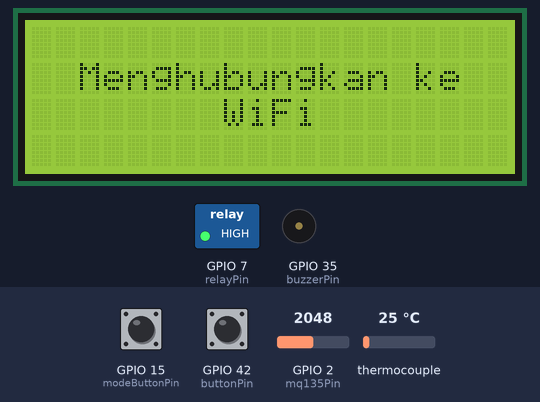
Recording of a sketch running on a simulated ESP32-S3. On the bench: 20×4 character LCD, switched loads named in the sketch (green lamp = pin HIGH), buzzer (waves = sounding). Inputs (shaded band) come from the test bench; at power-on: GPIO 2 (mq135Pin) = 2048, GPIO 42 (buttonPin) HIGH, GPIO 15 (modeButtonPin) HIGH, thermocouple 25 °C. WiFi joins after 1.5 s; servers stay silent unless stated; uploads are accepted with an empty reply; EEPROM starts erased; what the sketch prints to the serial monitor is not drawn.

Above: at 5.1 s.
5.2 s: GPIO 2 (mq135Pin) set to 4031
At 9.2 s:
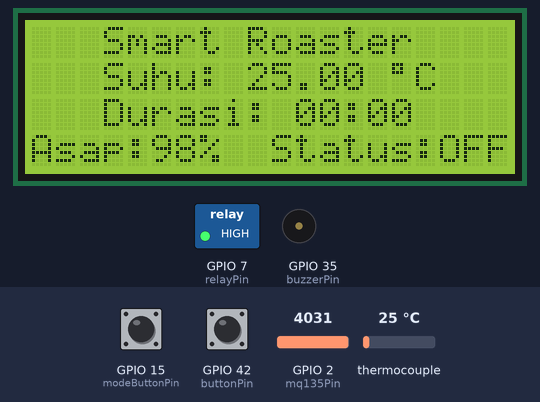
9.5 s: GPIO 2 (mq135Pin) set to 4075
At 11.1 s:
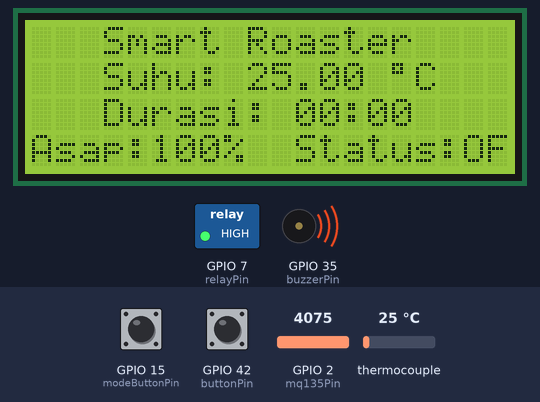
12.7 s: GPIO 42 (buttonPin) pulled LOW for 0.15 s
At 13.03 s:
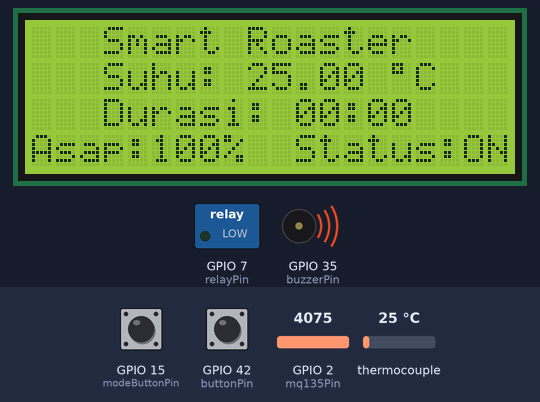
13.4 s: GPIO 15 (modeButtonPin) pulled LOW for 0.15 s
At 15.0 s:
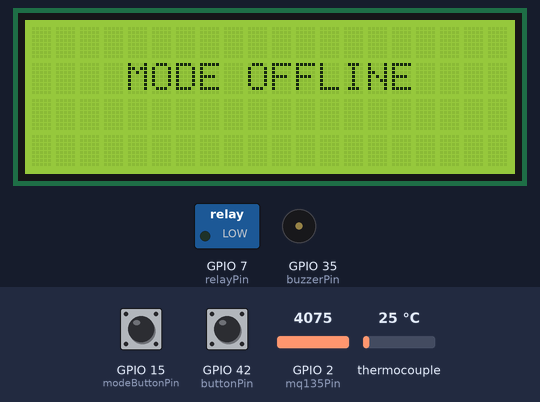
17.0 s: GPIO 15 (modeButtonPin) pulled LOW for 1 s
At 17.8 s:
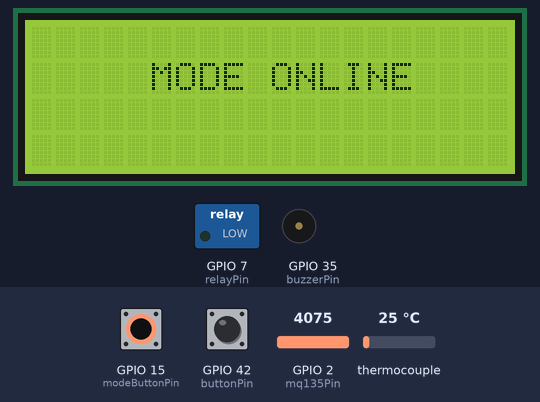
22.2 s: thermocouple set to 6 °C
At 24.1 s:
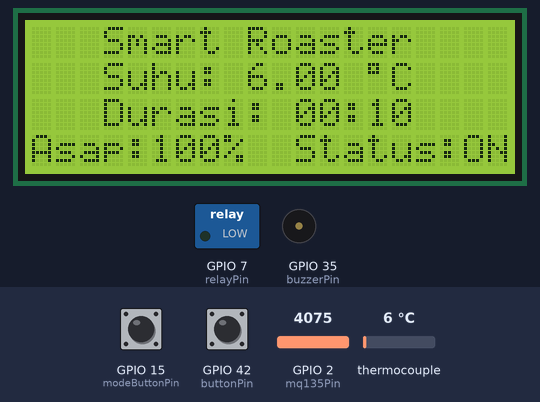
Timing chart, 0 to 25.6 s (numbered marks = the images above; inputs shaded):
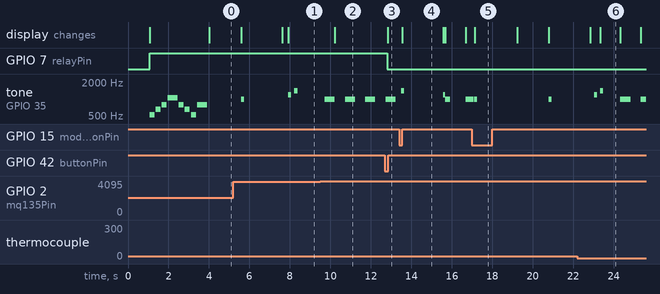

The sketch:

kopisupri.ino
```cpp
#include <WiFi.h>
#include <HTTPClient.h>
#include <max6675.h>
#include <Wire.h>
#include <LiquidCrystal_I2C.h>
#include "freertos/FreeRTOS.h"
#include "freertos/task.h"
#include "freertos/queue.h"
#include "ConfigPortal.h"

ConfigPortal configPortal;
Config config;

// ======================== Konstanta & Objek ========================
#define SDA 4
#define SCL 5

const int thermoSO = 47;
const int thermoCS = 21;
const int thermoSCK = 20;
const int mq135Pin = 2;
const int buttonPin = 42;
const int modeButtonPin = 15;
const int relayPin = 7;
const int buzzerPin = 35;

MAX6675 thermocouple(thermoSCK, thermoCS, thermoSO);
LiquidCrystal_I2C lcd(0x27, 20, 4);

// ======================== Variabel ========================
bool relayState = false;
bool lastButtonState = HIGH;
bool stableButtonState = HIGH;
bool isOnlineMode = true;
bool lastModeButtonState = HIGH;
bool stableModeButtonState = HIGH;
unsigned long lastModeDebounceTime = 0;
const unsigned long modeDebounceDelay = 100;
unsigned long modeChangeDisplayTime = 0;
bool showModeChangeMessage = false;

bool lastRelayState = false;
bool wifiConnecting = false;

int modeOnlineMelody[] = {1000, 1200, 1400};
int modeOfflineMelody[] = {1400, 1200, 1000};
int modeMelodyLength = 3;
int melody[] = {1000, 800, 1000, 800, 1000, 800};
int noteDurations[] = {200, 200, 200, 200, 200, 200};
int noteCount = sizeof(melody) / sizeof(melody[0]);

bool isModeMelodyPlaying = false;
int currentModeNote = 0;
unsigned long modeNoteStartTime = 0;

int currentNote = 0;
bool isPlayingMelody = false;
unsigned long noteStartTime = 0;

unsigned long lastWiFiReconnect = 0;
const unsigned long reconnectInterval = 1000;

unsigned long lastDebounceTime = 0;
const unsigned long debounceDelay = 100;

unsigned long lastUpdateTime = 0;
const unsigned long updateInterval = 1000;

unsigned long lastSyncTime = 0;
const unsigned long syncInterval = 1000; // 1 detik

unsigned long lastManualChangeTime = 0;
const unsigned long manualPriorityDelay = 2000; // 2 detik, tunda sync server

unsigned long relayOnStartTime = 0;
unsigned long relayOnDuration = 0;
bool relayWasOn = false;

const char* urlPostData = "https://smartroaster.kopisupri.com/api/post_data.php";
const char* urlPostStatus = "https://smartroaster.kopisupri.com/api/update_status.php";
const char* urlGetButton = "https://smartroaster.kopisupri.com/api/get_aksi.php";

QueueHandle_t dataQueue;

typedef struct {
  float suhu;
  float asap;
  bool relayStatus;
  char durasi[21];
} SensorData;

// ======================== Nada Buzzer ========================
enum BuzzerMode {
  BUZZER_OFF,
  BUZZER_PERINGATAN,
  BUZZER_TITTIT
};

BuzzerMode currentBuzzerMode = BUZZER_OFF;

unsigned long lastTitTitTime = 0;
const unsigned long titTitInterval = 500; // 500 ms antara tit-tit
bool titTitState = false; // false: mati, true: nyala

#define NOTE_C5 523
#define NOTE_D5 587
#define NOTE_E5 659
#define NOTE_F5 698
#define NOTE_G5 784
#define NOTE_A5 880
#define NOTE_B5 988
#define NOTE_C6 1047

int esKrimMelody[] = {
  NOTE_C5, NOTE_E5, NOTE_G5, NOTE_C6, NOTE_E5, NOTE_G5,
  NOTE_C5, NOTE_E5, NOTE_G5, NOTE_C6
};

int esKrimDurations[] = {
  300, 300, 300, 600, 300, 300,
  300, 300, 300, 600
};

int esKrimLength = sizeof(esKrimMelody) / sizeof(int);

void putarLaguEsKrim() {
  int melody[] = {
    NOTE_C5, NOTE_E5, NOTE_G5, NOTE_C6,
    NOTE_G5, NOTE_E5, NOTE_C5, NOTE_G5
  };

  int durations[] = {
    250, 250, 250, 500,
    250, 250, 250, 500
  };

  int length = sizeof(melody) / sizeof(int);

  for (int i = 0; i < length; i++) {
    tone(buzzerPin, melody[i], durations[i]);
    delay(durations[i] + 50);  // jeda antar nada
  }

  noTone(buzzerPin);
}

void updateBuzzerAsap(unsigned long currentMillis) {
  if (currentBuzzerMode != BUZZER_TITTIT) return;

  if (currentMillis - lastTitTitTime >= titTitInterval) {
    lastTitTitTime = currentMillis;
    titTitState = !titTitState;

    if (titTitState) {
      tone(buzzerPin, 1000);  // bunyi tit
    } else {
      noTone(buzzerPin);      // diam
    }
  }
}

// ======================== Fungsi ========================
void connectToWiFi() {
  if (!isOnlineMode) {
    Serial.println("Lewati koneksi WiFi karena mode offline.");
    wifiConnecting = false;
    return;
  }

  lcd.clear();
  lcdPrintCenter(1, "Menghubungkan ke");
  lcdPrintCenter(2, String(config.ssid));

  WiFi.begin(config.ssid, config.password);
  unsigned long startAttemptTime = millis();
  const unsigned long wifiTimeout = 10000; // 10 detik timeout

  while (WiFi.status() != WL_CONNECTED && millis() - startAttemptTime < wifiTimeout) {
    configPortal.handleClient();
    handleModeToggle(millis());

    // keluar dari loop jika user berpindah ke offline mode
    if (!isOnlineMode) {
      Serial.println("Dibatalkan: Berpindah ke mode offline saat koneksi.");
      WiFi.disconnect(true);
      lcd.clear();
      lcdPrintCenter(0, "Smart Roaster");
      wifiConnecting = false;
      return;
    }

    delay(100);
    Serial.print(".");
  }

  if (WiFi.status() == WL_CONNECTED) {
    Serial.println("\nWiFi Connected");
    lcdPrintCenter(1, "Terhubung Ke");
    lcdPrintCenter(2, String(config.ssid));
    mulaiNadaMode(true);
    delay(2000);
    lcd.clear();
    lcdPrintCenter(0, "Smart Roaster");
  } else {
    // tampilkan pesan gagal hanya jika masih di mode online
    if (isOnlineMode) {
      Serial.println("WiFi gagal terhubung!");
      lcdPrintCenter(1, "WiFi gagal!");
      lcdPrintCenter(2, "Coba Lagi!");
      delay(2000);
      lcd.clear();
    }
  }

  wifiConnecting = false; // Reset flag agar bisa reconnect di loop jika perlu
}

void handleWiFiReconnect(unsigned long currentMillis) {
  if (WiFi.status() != WL_CONNECTED && currentMillis - lastWiFiReconnect >= reconnectInterval) {
    Serial.println("Mencoba koneksi ulang WiFi...");
    connectToWiFi();
    lastWiFiReconnect = currentMillis;
  }
}

void handleModeToggle(unsigned long currentMillis) {
  bool reading = digitalRead(modeButtonPin);

  if (reading != lastModeButtonState) {
    lastModeDebounceTime = currentMillis;
  }

  if ((currentMillis - lastModeDebounceTime) > modeDebounceDelay) {
    if (reading != stableModeButtonState) {
      stableModeButtonState = reading;

      if (stableModeButtonState == LOW) {
        isOnlineMode = !isOnlineMode;

        mulaiNadaMode(isOnlineMode);

        // Tampilkan mode
        lcd.clear();
        lcdPrintCenter(1, isOnlineMode ? "     MODE ONLINE    " : "    MODE OFFLINE   ");
        delay(2000);
        lcd.clear();
        lcdPrintCenter(0, "Smart Roaster");

        if (!isOnlineMode) {
          WiFi.disconnect(true);  // Matikan WiFi saat offline
          wifiConnecting = false;
        } else {
          wifiConnecting = false; // Biar loop nanti sambung lagi
        }
      }
    }
  }

  lastModeButtonState = reading;
}

void initLCD() {
  Wire.begin(SDA, SCL);
  lcd.begin();
  lcd.backlight();
}

void initIO() {
  pinMode(buttonPin, INPUT_PULLUP);
  pinMode(modeButtonPin, INPUT_PULLUP);
  pinMode(relayPin, OUTPUT);
  pinMode(buzzerPin, OUTPUT);
  digitalWrite(relayPin, HIGH);
}

void initSerial() {
  Serial.begin(115200);
  delay(1000);
}

void initConfigPortal() {
  configPortal.begin();
  configPortal.getConfig(config);
  WiFi.mode(WIFI_AP_STA);
  configPortal.startAccessPoint();
}

void initWiFiConnection() {
  connectToWiFi();
}

void enterConfigMode() {
  Serial.println("Masuk mode konfigurasi portal...");
  while (true) {
    configPortal.handleClient();
  }
}

void initQueueAndTasks() {
  dataQueue = xQueueCreate(5, sizeof(SensorData));
  xTaskCreatePinnedToCore(httpSendTask, "HTTP Sender", 4096, NULL, 1, NULL, 1);
}

float bacaSuhu() {
  return thermocouple.readCelsius();
}

float bacaAsapPersen() {
  int asapAnalog = analogRead(mq135Pin);
  Serial.print("Nilai Analog Asap : ");
  Serial.println(asapAnalog);
  return (asapAnalog / 4095.0) * 100.0;
}

void lcdPrintCenter(int row, String text) {
  lcd.setCursor(0, row);
  lcd.print("                    ");
  int padding = (20 - text.length()) / 2;
  if (padding < 0) padding = 0;
  lcd.setCursor(padding, row);
  lcd.print(text);
}

void tampilkanSuhu(float suhu) {
  String teks = "Suhu: " + String(suhu, 2) + " " + (char)223 + "C";
  Serial.print(teks + " | ");
  lcdPrintCenter(1, teks);
}

void tampilkanDurasiRelay(unsigned long durationMs) {
  unsigned long totalDetik = durationMs / 1000;
  unsigned int jam = totalDetik / 3600;
  unsigned int menit = (totalDetik % 3600) / 60;
  unsigned int detik = totalDetik % 60;

  char buffer[21];
  if (jam > 0) sprintf(buffer, "Durasi: %02u:%02u:%02u", jam, menit, detik);
  else sprintf(buffer, "Durasi: %02u:%02u", menit, detik);

  lcdPrintCenter(2, String(buffer));
}

void tampilkanAsapRelay(float asapPersen, bool relayStatus) {
  String asapText = "Asap:" + String(asapPersen, 0) + "%";
  String relayText = "Status:" + String(relayStatus ? "ON" : "OFF");
  String combined = asapText + "  " + relayText;
  if (combined.length() > 20) combined = combined.substring(0, 20);
  Serial.println(combined);
  lcd.setCursor(0, 3);
  lcd.print("                    ");
  lcd.setCursor(0, 3);
  lcd.print(combined);
}

void mulaiNadaPeringatan() {
  if (!isPlayingMelody) {
    isPlayingMelody = true;
    currentNote = 0;
    noteStartTime = millis();
    tone(buzzerPin, melody[currentNote], noteDurations[currentNote]);
  }
}

void updateBuzzer() {
  unsigned long currentMillis = millis();

  if (isPlayingMelody) {
    if (currentMillis - noteStartTime >= noteDurations[currentNote]) {
      currentNote++;
      if (currentNote < noteCount) {
        tone(buzzerPin, melody[currentNote], noteDurations[currentNote]);
        noteStartTime = currentMillis;
      } else {
        noTone(buzzerPin);
        isPlayingMelody = false;
      }
    }
  } else if (currentBuzzerMode == BUZZER_PERINGATAN) {
    // Jika selesai tapi masih dalam mode peringatan, mulai ulang
    mulaiNadaPeringatan();
  }
}

void mulaiNadaMode(bool online) {
  isModeMelodyPlaying = true;
  currentModeNote = 0;
  modeNoteStartTime = millis();

  int freq = online ? modeOnlineMelody[currentModeNote] : modeOfflineMelody[currentModeNote];
  tone(buzzerPin, freq, 150);
}

void updateModeBuzzer() {
  if (isModeMelodyPlaying) {
    unsigned long currentMillis = millis();
    if (currentMillis - modeNoteStartTime >= 200) { // jeda antar nada
      currentModeNote++;
      if (currentModeNote < modeMelodyLength) {
        int freq = isOnlineMode ? modeOnlineMelody[currentModeNote] : modeOfflineMelody[currentModeNote];
        tone(buzzerPin, freq, 150);
        modeNoteStartTime = currentMillis;
      } else {
        noTone(buzzerPin);
        isModeMelodyPlaying = false;
      }
    }
  }
}

void handleDataUpdateAndSend(unsigned long currentMillis) {
  if (currentMillis - lastUpdateTime >= updateInterval) {
    lastUpdateTime = currentMillis;

    float suhu = bacaSuhu();
    float asapPersen = bacaAsapPersen();
    tampilkanSuhu(suhu);

    unsigned long durasiMs = relayState ? (currentMillis - relayOnStartTime) : relayOnDuration;
    tampilkanDurasiRelay(durasiMs);
    tampilkanAsapRelay(asapPersen, relayState);

    bool suhuTinggi = suhu >= config.suhuThreshold;
    bool asapTinggi = asapPersen >= config.asapThreshold;

    if (asapTinggi) {
      if (currentBuzzerMode != BUZZER_TITTIT) {
        Serial.println("Asap tinggi! Buzzer aktif.");
        currentBuzzerMode = BUZZER_TITTIT;
        titTitState = false;
        lastTitTitTime = millis();
        noTone(buzzerPin); // pastikan mati sebelum mulai tit tit
      }
    } else if (suhuTinggi) {
      if (currentBuzzerMode != BUZZER_PERINGATAN) {
        Serial.println("Suhu tinggi! Buzzer aktif.");
        currentBuzzerMode = BUZZER_PERINGATAN;
        mulaiNadaPeringatan();
      }
    } else {
      if (currentBuzzerMode != BUZZER_OFF) {
        Serial.println("Suhu & Asap normal. Buzzer mati.");
        currentBuzzerMode = BUZZER_OFF;
        noTone(buzzerPin);
        isPlayingMelody = false;
      }
    }

    char durasiBuffer[21];
    formatDurasi(durasiMs, durasiBuffer);

    SensorData periodicData;
    periodicData.suhu = suhu;
    periodicData.asap = asapPersen;
    periodicData.relayStatus = relayState;
    strcpy(periodicData.durasi, durasiBuffer);
    xQueueSend(dataQueue, &periodicData, 0);
  }
}

void formatDurasi(unsigned long durasiMs, char* buffer) {
  unsigned long totalDetik = durasiMs / 1000;
  unsigned int jam = totalDetik / 3600;
  unsigned int menit = (totalDetik % 3600) / 60;
  unsigned int detik = totalDetik % 60;

  if (jam > 0)
    sprintf(buffer, "%02u:%02u:%02u", jam, menit, detik);
  else
    sprintf(buffer, "%02u:%02u", menit, detik);
}

void httpSendTask(void *parameter) {
  SensorData data;
  for (;;) {
    if (xQueueReceive(dataQueue, &data, portMAX_DELAY)) {
      if (!isOnlineMode || WiFi.status() != WL_CONNECTED) {
        Serial.println("MODE OFFLINE: Data tidak dikirim.");
        continue;
      }

      HTTPClient http;
      http.begin(urlPostData);
      http.addHeader("Content-Type", "application/x-www-form-urlencoded");
      String postData = "suhu=" + String(data.suhu, 2) +
                        "&durasi=" + String(data.durasi) +
                        "&asap=" + String(data.asap, 0);
      int httpResponseCode = http.POST(postData);
      if (httpResponseCode > 0) Serial.println("HTTP Response code: " + String(httpResponseCode));
      else Serial.println("Error sending POST: " + String(httpResponseCode));
      http.end();
    }
  }
}

void syncRelayFromServer() {
  if (WiFi.status() != WL_CONNECTED) return;

  // TUNDA sync jika baru saja diubah manual
  if (millis() - lastManualChangeTime < manualPriorityDelay) {
    Serial.println("Tunda sync server, prioritas tombol fisik.");
    return;
  }

  HTTPClient http;
  http.begin(urlGetButton);
  int httpResponseCode = http.GET();

  if (httpResponseCode == 200) {
    String response = http.getString();
    int serverButton = response.toInt();
    bool serverRelayState = (serverButton == 1);

    if (relayState != serverRelayState) {
      relayState = serverRelayState;
      digitalWrite(relayPin, relayState ? LOW : HIGH);

      if (relayState) {
        relayOnStartTime = millis();
      } else {
        relayOnDuration = millis() - relayOnStartTime;
        relayWasOn = true;
      }
    }
  }
  http.end();
}

void handleRelaySync(unsigned long currentMillis) {
  if (!isOnlineMode || WiFi.status() != WL_CONNECTED) return;

  if (currentMillis - lastSyncTime >= syncInterval) {
    lastSyncTime = currentMillis;
    syncRelayFromServer();
  }
}

void handleManualButton(unsigned long currentMillis) {
  bool reading = digitalRead(buttonPin);
  if (reading != lastButtonState) {
    lastDebounceTime = currentMillis;
  }

  if ((currentMillis - lastDebounceTime) > debounceDelay) {
    if (reading != stableButtonState) {
      stableButtonState = reading;
      if (stableButtonState == LOW) {
        relayState = !relayState;
        digitalWrite(relayPin, relayState ? LOW : HIGH);
        lastManualChangeTime = millis();

        float asapPersen = bacaAsapPersen();
        tampilkanAsapRelay(asapPersen, relayState);

        if (relayState) {
          relayOnStartTime = currentMillis;
        } else {
          relayOnDuration = currentMillis - relayOnStartTime;
          relayWasOn = true;
        }

        sendRelayStatusToServer();
      }
    }
  }
  lastButtonState = reading;
}

void sendRelayStatusToServer() {
  if (WiFi.status() == WL_CONNECTED) {
    HTTPClient http;
    http.begin(urlPostStatus);
    http.addHeader("Content-Type", "application/x-www-form-urlencoded");
    String statusData = "status=" + String(relayState ? 1 : 0);
    int response = http.POST(statusData);
    if (response > 0) {
      Serial.println("Status updated (manual), response: " + String(response));
    } else {
      Serial.println("Gagal update status (manual), response: " + String(response));
    }
    http.end();
  } else {
    Serial.println("Tidak bisa kirim status manual, WiFi tidak terhubung");
  }
}

void handleWiFi(unsigned long currentMillis) {
  if (isOnlineMode && WiFi.status() != WL_CONNECTED && !wifiConnecting) {
    wifiConnecting = true;
    connectToWiFi();
  }

  handleWiFiReconnect(currentMillis);
}

void handleAllSync(unsigned long currentMillis) {
  handleRelaySync(currentMillis);
  handleDataUpdateAndSend(currentMillis);
}

void updateAllBuzzers(unsigned long currentMillis) {
  if (currentBuzzerMode == BUZZER_PERINGATAN) {
    updateBuzzer(); // ini melodi peringatan
  } else if (currentBuzzerMode == BUZZER_TITTIT) {
    updateBuzzerAsap(currentMillis);
  }

  updateModeBuzzer(); // untuk nada saat ganti mode
}

void handleAllButtons(unsigned long currentMillis) {
  handleModeToggle(currentMillis);
  handleManualButton(currentMillis);
}

// ======================== Setup & Loop ========================
void setup() {
  initSerial();
  initConfigPortal();
  initLCD();
  initIO();
  putarLaguEsKrim();

  if (configPortal.shouldStartPortal()) {
    enterConfigMode(); // jika butuh konfigurasi
  }

  initQueueAndTasks();
}

void loop() {
  configPortal.handleClient();

  unsigned long currentMillis = millis();

  handleAllButtons(currentMillis);
  handleWiFi(currentMillis);
  handleAllSync(currentMillis);
  updateAllBuzzers(currentMillis);
}
```

ConfigPortal.h
```cpp
#ifndef CONFIG_PORTAL_H
#define CONFIG_PORTAL_H

#include <WiFi.h>
#include <WebServer.h>
#include <Preferences.h>

struct Config {
  char ssid[32];
  char password[64];
  float suhuThreshold;
  float asapThreshold;
};

class ConfigPortal {
public:
  ConfigPortal();
  void begin();
  bool shouldStartPortal();
  void handleClient();
  void getConfig(Config &outConfig);
  void saveConfig(const Config &cfg);

public:
  WebServer server;
  Preferences prefs;
  Config config;
  void startAccessPoint();
  void setupRoutes();
  void handleRoot();
  void handleSave();
  void handleReset();
};

#endif
```

Source omitted: ConfigPortal.cpp (5271 bytes)

Measured:
- the behaviour switches between 4074 and 4075 on GPIO 2 (mq135Pin) (found by bisection; images 1 and 2)
- after the input at 9.5 s, the display: changes after 0.73 s (image 2)
- after the input at 12.7 s, GPIO 7 (relayPin): HIGH → LOW after 0.10 s; the display: changes after 0.14 s (image 3)
- after the input at 13.4 s, the display: changes after 0.14 s (image 4)
- after the input at 17.0 s, the display: changes after 0.14 s (image 5)
- what the display in image 6 shows lasts 1.0 s, from 23.3 s to 24.3 s
